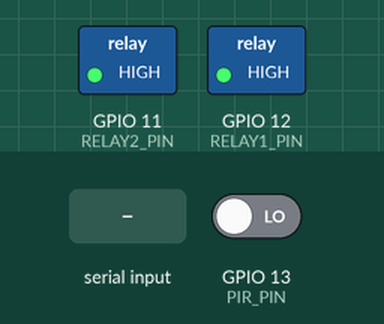
Recording of a sketch running on a simulated ESP8266 (NodeMCU). Shown: switched loads named in the sketch (green lamp = pin HIGH). Inputs (shaded band) come from the test bench; at power-on: GPIO 13 (PIR_PIN) LOW. WiFi joins after 1.5 s; servers stay silent unless stated; uploads are accepted with an empty reply; what the sketch prints to the serial monitor is not drawn.

Above: at 2.7 s.
2.8 s: GPIO 13 (PIR_PIN) driven HIGH
At 3.2 s:
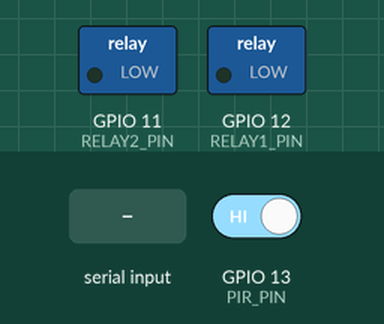
4.3 s: "R1OFF\n" received over Serial
At 5.5 s:
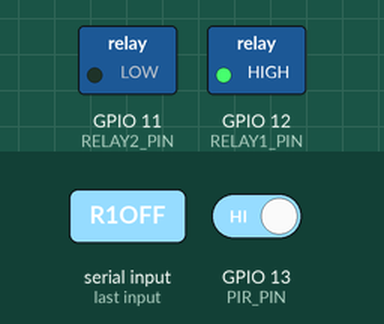
5.8 s: "ON\n" received over Serial
At 6.2 s:
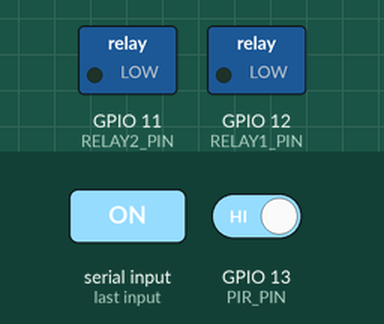
7.3 s: "R2OFF\n" received over Serial
At 8.8 s:
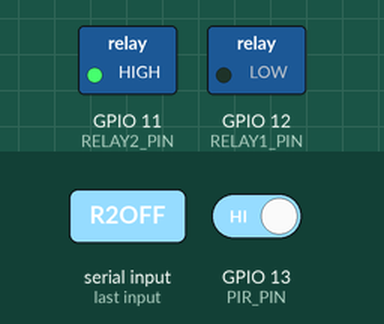
Timing chart, 0 to 9.8 s (numbered marks = the images above; inputs shaded):
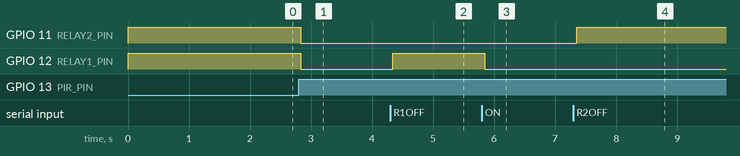

Measured:
- after the input at 2.8 s, GPIO 11 (RELAY2_PIN), GPIO 12 (RELAY1_PIN): HIGH → LOW at once
- after the input at 4.3 s, GPIO 12 (RELAY1_PIN): LOW → HIGH at once
- after the input at 5.8 s, GPIO 12 (RELAY1_PIN): HIGH → LOW at once
- after the input at 7.3 s, GPIO 11 (RELAY2_PIN): LOW → HIGH after 0.06 s

The sketch:

arduino_updated_code.ino
```cpp
/*
  Smart Home Automation - Cloud Integration (Updated)
  This Arduino code connects your hardware to the deployed web server

  Hardware Connections:
  - Relay IN1 -> Arduino Pin 12 (Controls lights/devices)
  - Relay IN2 -> Arduino Pin 11 (Controls fans/other devices)
  - PIR OUT -> Arduino Pin 13 (Motion detection)
  - ESP8266/WiFi Module for internet connectivity

  Required Libraries (Install via Arduino IDE Library Manager):
  - ESP8266WiFi (for ESP8266/NodeMCU)
  - ESP8266HTTPClient
  - ArduinoJson

  Setup Instructions:
  1. Update WiFi credentials below
  2. Update serverURL with your deployed Vercel URL
  3. Upload to your ESP8266/NodeMCU board
*/

#include <ESP8266WiFi.h>
#include <ESP8266HTTPClient.h>
#include <WiFiClient.h>
#include <ArduinoJson.h>

// ========== CONFIGURATION - UPDATE THESE ==========
// WiFi credentials
const char* ssid = "YOUR_WIFI_SSID";           // Replace with your WiFi network name
const char* password = "YOUR_WIFI_PASSWORD";   // Replace with your WiFi password

// Server URL - Replace with your actual Vercel deployment URL
const char* serverURL = "https://smart-home-automation-xyz.vercel.app";  // Get this from Vercel after deployment

// Pin definitions
const int PIR_PIN = 13;        // PIR sensor output pin
const int RELAY1_PIN = 12;     // Relay channel 1 (IN1) - Lights
const int RELAY2_PIN = 11;     // Relay channel 2 (IN2) - Fans/Other devices

// ========== VARIABLES ==========
int pirState = LOW;
int lastPirState = LOW;
unsigned long motionTime = 0;
const unsigned long DELAY_TIME = 5000; // 5 seconds delay before turning off
bool relay1On = false;
bool relay2On = false;
bool manualMode = false;
String inputString = "";

// HTTP client
WiFiClient wifiClient;
HTTPClient http;

// Timing variables
unsigned long lastStatusUpdate = 0;
unsigned long lastCommandCheck = 0;
const unsigned long STATUS_UPDATE_INTERVAL = 30000; // 30 seconds
const unsigned long COMMAND_CHECK_INTERVAL = 5000;  // 5 seconds

void setup() {
  Serial.begin(115200);
  Serial.println("\n=== Smart Home Automation - Cloud Integration ===");
  Serial.println("Starting system...");

  // Set pin modes
  pinMode(PIR_PIN, INPUT);
  pinMode(RELAY1_PIN, OUTPUT);
  pinMode(RELAY2_PIN, OUTPUT);

  // Initialize relays to OFF state (Most relay modules are active LOW)
  digitalWrite(RELAY1_PIN, HIGH);  // Turn OFF relay 1
  digitalWrite(RELAY2_PIN, HIGH);  // Turn OFF relay 2

  // Connect to WiFi
  connectToWiFi();

  Serial.println("=== System Ready ===");
  Serial.println("Commands: ON, OFF, R1ON, R1OFF, R2ON, R2OFF, AUTO, STATUS, WIFI, HELP");
  Serial.println("Web Control: Access your deployed web app to control remotely");
  Serial.println("=====================================");
}

void loop() {
  // Check WiFi connection
  if (WiFi.status() != WL_CONNECTED) {
    Serial.println("WiFi disconnected. Reconnecting...");
    connectToWiFi();
  }

  // Check for serial commands
  checkSerialCommands();

  // Check for cloud commands periodically
  if (millis() - lastCommandCheck > COMMAND_CHECK_INTERVAL) {
    checkCloudCommands();
    lastCommandCheck = millis();
  }

  // Only process PIR sensor if not in manual mode
  if (!manualMode) {
    pirState = digitalRead(PIR_PIN);

    if (pirState == HIGH) {
      motionTime = millis();

      if (!relay1On || !relay2On) {
        turnOnAllRelays();
        sendStatusToCloud();
      }
    }

    if ((relay1On || relay2On) && (millis() - motionTime > DELAY_TIME)) {
      turnOffAllRelays();
      sendStatusToCloud();
    }

    if (pirState != lastPirState) {
      if (pirState == HIGH) {
        Serial.println("🔍 Motion detected!");
      } else {
        Serial.println("⏰ Motion stopped. Starting countdown...");
      }
      lastPirState = pirState;
    }
  }

  // Send periodic status updates to cloud
  if (millis() - lastStatusUpdate > STATUS_UPDATE_INTERVAL) {
    sendStatusToCloud();
    lastStatusUpdate = millis();
  }

  delay(100);
}

void connectToWiFi() {
  WiFi.begin(ssid, password);
  Serial.print("🌐 Connecting to WiFi");

  int attempts = 0;
  while (WiFi.status() != WL_CONNECTED && attempts < 30) {
    delay(500);
    Serial.print(".");
    attempts++;
  }

  if (WiFi.status() == WL_CONNECTED) {
    Serial.println();
    Serial.println("✅ WiFi connected successfully!");
    Serial.print("📡 IP address: ");
    Serial.println(WiFi.localIP());
    Serial.print("🌍 Server: ");
    Serial.println(serverURL);
  } else {
    Serial.println();
    Serial.println("❌ WiFi connection failed! Check credentials.");
  }
}

void checkCloudCommands() {
  // This function could poll the server for pending commands
  // For now, commands are sent directly via the web interface
  // In a full implementation, you could add HTTP polling here
}

void sendStatusToCloud() {
  if (WiFi.status() != WL_CONNECTED) return;

  // Send R1 status
  http.begin(wifiClient, String(serverURL) + "/api/arduino/status");
  http.addHeader("Content-Type", "application/json");

  StaticJsonDocument<200> doc;
  doc["device"] = "R1";
  doc["state"] = relay1On ? "ON" : "OFF";
  doc["timestamp"] = millis();

  String jsonString;
  serializeJson(doc, jsonString);

  int httpResponseCode = http.POST(jsonString);

  if (httpResponseCode > 0) {
    Serial.println("📤 Status sent to cloud: R1=" + String(relay1On ? "ON" : "OFF"));
  } else {
    Serial.println("❌ Error sending R1 status to cloud");
  }

  http.end();

  // Send R2 status
  http.begin(wifiClient, String(serverURL) + "/api/arduino/status");
  http.addHeader("Content-Type", "application/json");

  doc.clear();
  doc["device"] = "R2";
  doc["state"] = relay2On ? "ON" : "OFF";
  doc["timestamp"] = millis();

  serializeJson(doc, jsonString);
  httpResponseCode = http.POST(jsonString);

  if (httpResponseCode > 0) {
    Serial.println("📤 Status sent to cloud: R2=" + String(relay2On ? "ON" : "OFF"));
  }

  http.end();
}

void turnOnAllRelays() {
  turnOnRelay(1);
  turnOnRelay(2);
  Serial.println("🔛 ALL RELAYS ON - Devices Activated");
  if (manualMode) {
    Serial.println("   (Manual Control Active)");
  }
}

void turnOffAllRelays() {
  turnOffRelay(1);
  turnOffRelay(2);
  Serial.println("⏹️ ALL RELAYS OFF - Devices Deactivated");
  if (manualMode) {
    Serial.println("   (Manual Control Active)");
  }
}

void turnOnRelay(int relayNum) {
  if (relayNum == 1) {
    digitalWrite(RELAY1_PIN, LOW);  // Active LOW
    relay1On = true;
    Serial.println("💡 RELAY 1 ON (Lights)");
  } else if (relayNum == 2) {
    digitalWrite(RELAY2_PIN, LOW);  // Active LOW
    relay2On = true;
    Serial.println("🌪️ RELAY 2 ON (Fans/Other)");
  }
}

void turnOffRelay(int relayNum) {
  if (relayNum == 1) {
    digitalWrite(RELAY1_PIN, HIGH); // Active LOW
    relay1On = false;
    Serial.println("💡 RELAY 1 OFF (Lights)");
  } else if (relayNum == 2) {
    digitalWrite(RELAY2_PIN, HIGH); // Active LOW
    relay2On = false;
    Serial.println("🌪️ RELAY 2 OFF (Fans/Other)");
  }
}

void checkSerialCommands() {
  while (Serial.available()) {
    char c = Serial.read();
    if (c == '\n' || c == '\r') {
      processCommand(inputString);
      inputString = "";
    } else {
      inputString += c;
    }
  }
}

void processCommand(String command) {
  command.trim();
  command.toUpperCase();

  Serial.println("📨 Command received: " + command);

  if (command == "ON") {
    manualMode = true;
    turnOnAllRelays();
    sendStatusToCloud();
    Serial.println("🔧 Manual mode: ON - PIR sensor disabled");

  } else if (command == "OFF") {
    manualMode = true;
    turnOffAllRelays();
    sendStatusToCloud();
    Serial.println("🔧 Manual mode: OFF - PIR sensor disabled");

  } else if (command == "R1ON") {
    manualMode = true;
    turnOnRelay(1);
    sendStatusToCloud();
    Serial.println("🔧 Manual mode: Relay 1 ON - PIR sensor disabled");

  } else if (command == "R1OFF") {
    manualMode = true;
    turnOffRelay(1);
    sendStatusToCloud();
    Serial.println("🔧 Manual mode: Relay 1 OFF - PIR sensor disabled");

  } else if (command == "R2ON") {
    manualMode = true;
    turnOnRelay(2);
    sendStatusToCloud();
    Serial.println("🔧 Manual mode: Relay 2 ON - PIR sensor disabled");

  } else if (command == "R2OFF") {
    manualMode = true;
    turnOffRelay(2);
    sendStatusToCloud();
    Serial.println("🔧 Manual mode: Relay 2 OFF - PIR sensor disabled");

  } else if (command == "AUTO") {
    manualMode = false;
    Serial.println("🤖 Automatic mode: ON - PIR sensor enabled");
    Serial.println("   Both relays will be controlled by motion detection");

  } else if (command == "STATUS") {
    printStatus();

  } else if (command == "WIFI") {
    Serial.print("📶 WiFi Status: ");
    Serial.println(WiFi.status() == WL_CONNECTED ? "Connected ✅" : "Disconnected ❌");
    if (WiFi.status() == WL_CONNECTED) {
      Serial.print("📡 IP Address: ");
      Serial.println(WiFi.localIP());
      Serial.print("📊 Signal Strength: ");
      Serial.print(WiFi.RSSI());
      Serial.println(" dBm");
    }

  } else if (command == "HELP") {
    printCommands();

  } else if (command.length() > 0) {
    Serial.println("❓ Unknown command: " + command);
    Serial.println("💡 Type 'HELP' for available commands");
  }
}

void printStatus() {
  Serial.println("\n=== 📊 SYSTEM STATUS ===");
  Serial.print("🔧 Mode: ");
  Serial.println(manualMode ? "MANUAL" : "AUTOMATIC");
  Serial.print("💡 Relay 1 (Lights): ");
  Serial.println(relay1On ? "ON ✅" : "OFF ❌");
  Serial.print("🌪️ Relay 2 (Fans): ");
  Serial.println(relay2On ? "ON ✅" : "OFF ❌");
  Serial.print("🔍 PIR Sensor: ");
  Serial.println(digitalRead(PIR_PIN) ? "MOTION DETECTED 🚶" : "NO MOTION 🚫");
  Serial.print("📶 WiFi: ");
  Serial.println(WiFi.status() == WL_CONNECTED ? "Connected ✅" : "Disconnected ❌");
  if (WiFi.status() == WL_CONNECTED) {
    Serial.print("📡 IP: ");
    Serial.println(WiFi.localIP());
  }
  Serial.print("🌍 Server: ");
  Serial.println(serverURL);
  Serial.println("========================\n");
}

void printCommands() {
  Serial.println("\n=== 📋 AVAILABLE COMMANDS ===");
  Serial.println("ON     - Turn ON both relays manually");
  Serial.println("OFF    - Turn OFF both relays manually");
  Serial.println("R1ON   - Turn ON relay 1 (lights) only");
  Serial.println("R1OFF  - Turn OFF relay 1 (lights) only");
  Serial.println("R2ON   - Turn ON relay 2 (fans) only");
  Serial.println("R2OFF  - Turn OFF relay 2 (fans) only");
  Serial.println("AUTO   - Return to automatic PIR control");
  Serial.println("STATUS - Show current system status");
  Serial.println("WIFI   - Show WiFi connection details");
  Serial.println("HELP   - Show this help menu");
  Serial.println("=============================\n");
}
```
